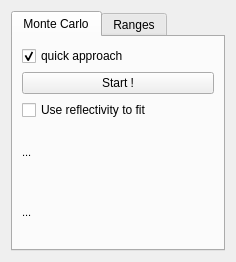
<?xml version="1.0" encoding="UTF-8"?>
<ui version="4.0">
 <class>Optimist</class>
 <widget class="QWidget" name="Optimist">
  <property name="geometry">
   <rect>
    <x>0</x>
    <y>0</y>
    <width>236</width>
    <height>262</height>
   </rect>
  </property>
  <property name="sizePolicy">
   <sizepolicy hsizetype="Preferred" vsizetype="Fixed">
    <horstretch>0</horstretch>
    <verstretch>0</verstretch>
   </sizepolicy>
  </property>
  <property name="windowTitle">
   <string>Optimist</string>
  </property>
  <layout class="QVBoxLayout" name="verticalLayout_2">
   <item>
    <widget class="QTabWidget" name="tabWidget">
     <property name="currentIndex">
      <number>0</number>
     </property>
     <widget class="QWidget" name="tab">
      <attribute name="title">
       <string>Monte Carlo</string>
      </attribute>
      <layout class="QVBoxLayout" name="verticalLayout">
       <item>
        <widget class="QCheckBox" name="qa">
         <property name="text">
          <string>quick approach</string>
         </property>
         <property name="checked">
          <bool>true</bool>
         </property>
        </widget>
       </item>
       <item>
        <widget class="QPushButton" name="pushButton">
         <property name="text">
          <string>Start !</string>
         </property>
         <property name="icon">
          <iconset resource="data.qrc">
           <normaloff>:/img/opti-icon.png</normaloff>:/img/opti-icon.png</iconset>
         </property>
        </widget>
       </item>
       <item>
        <widget class="QCheckBox" name="reflectivityfit">
         <property name="text">
          <string>Use reflectivity to fit</string>
         </property>
        </widget>
       </item>
       <item>
        <widget class="QLabel" name="label_8">
         <property name="text">
          <string>&lt;!DOCTYPE HTML PUBLIC &quot;-//W3C//DTD HTML 4.0//EN&quot; &quot;http://www.w3.org/TR/REC-html40/strict.dtd&quot;&gt;
&lt;html&gt;&lt;head&gt;&lt;meta name=&quot;qrichtext&quot; content=&quot;1&quot; /&gt;&lt;style type=&quot;text/css&quot;&gt;
p, li { white-space: pre-wrap; }
&lt;/style&gt;&lt;/head&gt;&lt;body style=&quot; font-family:'MS Shell Dlg 2'; font-size:8.25pt; font-weight:400; font-style:normal;&quot;&gt;
&lt;p style=&quot; margin-top:0px; margin-bottom:0px; margin-left:0px; margin-right:0px; -qt-block-indent:0; text-indent:0px;&quot;&gt;&lt;span style=&quot; font-size:8pt;&quot;&gt;...&lt;/span&gt;&lt;/p&gt;&lt;/body&gt;&lt;/html&gt;</string>
         </property>
        </widget>
       </item>
       <item>
        <widget class="QLabel" name="label_7">
         <property name="text">
          <string>&lt;!DOCTYPE HTML PUBLIC &quot;-//W3C//DTD HTML 4.0//EN&quot; &quot;http://www.w3.org/TR/REC-html40/strict.dtd&quot;&gt;
&lt;html&gt;&lt;head&gt;&lt;meta name=&quot;qrichtext&quot; content=&quot;1&quot; /&gt;&lt;style type=&quot;text/css&quot;&gt;
p, li { white-space: pre-wrap; }
&lt;/style&gt;&lt;/head&gt;&lt;body style=&quot; font-family:'MS Shell Dlg 2'; font-size:8.25pt; font-weight:400; font-style:normal;&quot;&gt;
&lt;p style=&quot; margin-top:0px; margin-bottom:0px; margin-left:0px; margin-right:0px; -qt-block-indent:0; text-indent:0px;&quot;&gt;&lt;span style=&quot; font-size:8pt;&quot;&gt;...&lt;/span&gt;&lt;/p&gt;&lt;/body&gt;&lt;/html&gt;</string>
         </property>
        </widget>
       </item>
      </layout>
     </widget>
     <widget class="QWidget" name="tab_2">
      <attribute name="title">
       <string>Ranges</string>
      </attribute>
      <layout class="QFormLayout" name="formLayout">
       <item row="0" column="0">
        <widget class="QLabel" name="label">
         <property name="text">
          <string>&lt;!DOCTYPE HTML PUBLIC &quot;-//W3C//DTD HTML 4.0//EN&quot; &quot;http://www.w3.org/TR/REC-html40/strict.dtd&quot;&gt;
&lt;html&gt;&lt;head&gt;&lt;meta name=&quot;qrichtext&quot; content=&quot;1&quot; /&gt;&lt;style type=&quot;text/css&quot;&gt;
p, li { white-space: pre-wrap; }
&lt;/style&gt;&lt;/head&gt;&lt;body style=&quot; font-family:'MS Shell Dlg 2'; font-size:8.25pt; font-weight:400; font-style:normal;&quot;&gt;
&lt;p style=&quot; margin-top:0px; margin-bottom:0px; margin-left:0px; margin-right:0px; -qt-block-indent:0; text-indent:0px;&quot;&gt;Δ &lt;span style=&quot; font-size:8pt;&quot;&gt;Ε&lt;/span&gt;&lt;span style=&quot; font-size:8pt; vertical-align:sub;&quot;&gt;inf&lt;/span&gt;&lt;span style=&quot; font-size:8pt;&quot;&gt;  &lt;/span&gt;&lt;/p&gt;&lt;/body&gt;&lt;/html&gt;</string>
         </property>
        </widget>
       </item>
       <item row="0" column="1">
        <widget class="QDoubleSpinBox" name="dsbI">
         <property name="decimals">
          <number>6</number>
         </property>
         <property name="minimum">
          <double>0.000000000000000</double>
         </property>
         <property name="maximum">
          <double>2147483647.000000000000000</double>
         </property>
         <property name="singleStep">
          <double>0.010000000000000</double>
         </property>
         <property name="value">
          <double>0.100000000000000</double>
         </property>
        </widget>
       </item>
       <item row="1" column="0">
        <widget class="QLabel" name="label_2">
         <property name="text">
          <string>&lt;!DOCTYPE HTML PUBLIC &quot;-//W3C//DTD HTML 4.0//EN&quot; &quot;http://www.w3.org/TR/REC-html40/strict.dtd&quot;&gt;
&lt;html&gt;&lt;head&gt;&lt;meta name=&quot;qrichtext&quot; content=&quot;1&quot; /&gt;&lt;style type=&quot;text/css&quot;&gt;
p, li { white-space: pre-wrap; }
&lt;/style&gt;&lt;/head&gt;&lt;body style=&quot; font-family:'MS Shell Dlg 2'; font-size:8.25pt; font-weight:400; font-style:normal;&quot;&gt;
&lt;p style=&quot; margin-top:0px; margin-bottom:0px; margin-left:0px; margin-right:0px; -qt-block-indent:0; text-indent:0px;&quot;&gt;Δ &lt;span style=&quot; font-size:8pt;&quot;&gt;Ε&lt;/span&gt;&lt;span style=&quot; font-size:8pt; vertical-align:sub;&quot;&gt;p&lt;/span&gt;&lt;span style=&quot; font-size:8pt;&quot;&gt;  &lt;/span&gt;&lt;/p&gt;&lt;/body&gt;&lt;/html&gt;</string>
         </property>
        </widget>
       </item>
       <item row="1" column="1">
        <widget class="QDoubleSpinBox" name="dsbP">
         <property name="decimals">
          <number>6</number>
         </property>
         <property name="minimum">
          <double>0.000000000000000</double>
         </property>
         <property name="maximum">
          <double>2147483647.000000000000000</double>
         </property>
         <property name="singleStep">
          <double>0.010000000000000</double>
         </property>
         <property name="value">
          <double>0.100000000000000</double>
         </property>
        </widget>
       </item>
       <item row="2" column="0">
        <widget class="QLabel" name="label_3">
         <property name="text">
          <string>&lt;!DOCTYPE HTML PUBLIC &quot;-//W3C//DTD HTML 4.0//EN&quot; &quot;http://www.w3.org/TR/REC-html40/strict.dtd&quot;&gt;
&lt;html&gt;&lt;head&gt;&lt;meta name=&quot;qrichtext&quot; content=&quot;1&quot; /&gt;&lt;style type=&quot;text/css&quot;&gt;
p, li { white-space: pre-wrap; }
&lt;/style&gt;&lt;/head&gt;&lt;body style=&quot; font-family:'MS Shell Dlg 2'; font-size:8.25pt; font-weight:400; font-style:normal;&quot;&gt;
&lt;p style=&quot; margin-top:0px; margin-bottom:0px; margin-left:0px; margin-right:0px; -qt-block-indent:0; text-indent:0px;&quot;&gt;Δ &lt;span style=&quot; font-size:8pt;&quot;&gt;Γ  &lt;/span&gt;&lt;/p&gt;&lt;/body&gt;&lt;/html&gt;</string>
         </property>
        </widget>
       </item>
       <item row="2" column="1">
        <widget class="QDoubleSpinBox" name="dsbG">
         <property name="decimals">
          <number>6</number>
         </property>
         <property name="minimum">
          <double>0.000000000000000</double>
         </property>
         <property name="maximum">
          <double>2147483647.000000000000000</double>
         </property>
         <property name="singleStep">
          <double>0.010000000000000</double>
         </property>
         <property name="value">
          <double>0.100000000000000</double>
         </property>
        </widget>
       </item>
       <item row="3" column="0">
        <widget class="QLabel" name="label_4">
         <property name="text">
          <string>&lt;!DOCTYPE HTML PUBLIC &quot;-//W3C//DTD HTML 4.0//EN&quot; &quot;http://www.w3.org/TR/REC-html40/strict.dtd&quot;&gt;
&lt;html&gt;&lt;head&gt;&lt;meta name=&quot;qrichtext&quot; content=&quot;1&quot; /&gt;&lt;style type=&quot;text/css&quot;&gt;
p, li { white-space: pre-wrap; }
&lt;/style&gt;&lt;/head&gt;&lt;body style=&quot; font-family:'MS Shell Dlg 2'; font-size:8.25pt; font-weight:400; font-style:normal;&quot;&gt;
&lt;p style=&quot; margin-top:0px; margin-bottom:0px; margin-left:0px; margin-right:0px; -qt-block-indent:0; text-indent:0px;&quot;&gt;Δ &lt;span style=&quot; font-size:8pt;&quot;&gt;Ek  &lt;/span&gt;&lt;/p&gt;&lt;/body&gt;&lt;/html&gt;</string>
         </property>
        </widget>
       </item>
       <item row="3" column="1">
        <widget class="QDoubleSpinBox" name="dsbEk">
         <property name="decimals">
          <number>6</number>
         </property>
         <property name="minimum">
          <double>0.000000000000000</double>
         </property>
         <property name="maximum">
          <double>2147483647.000000000000000</double>
         </property>
         <property name="singleStep">
          <double>0.010000000000000</double>
         </property>
         <property name="value">
          <double>0.100000000000000</double>
         </property>
        </widget>
       </item>
       <item row="4" column="0">
        <widget class="QLabel" name="label_5">
         <property name="text">
          <string>&lt;!DOCTYPE HTML PUBLIC &quot;-//W3C//DTD HTML 4.0//EN&quot; &quot;http://www.w3.org/TR/REC-html40/strict.dtd&quot;&gt;
&lt;html&gt;&lt;head&gt;&lt;meta name=&quot;qrichtext&quot; content=&quot;1&quot; /&gt;&lt;style type=&quot;text/css&quot;&gt;
p, li { white-space: pre-wrap; }
&lt;/style&gt;&lt;/head&gt;&lt;body style=&quot; font-family:'MS Shell Dlg 2'; font-size:8.25pt; font-weight:400; font-style:normal;&quot;&gt;
&lt;p style=&quot; margin-top:0px; margin-bottom:0px; margin-left:0px; margin-right:0px; -qt-block-indent:0; text-indent:0px;&quot;&gt;Δ &lt;span style=&quot; font-size:8pt;&quot;&gt;fk  &lt;/span&gt;&lt;/p&gt;&lt;/body&gt;&lt;/html&gt;</string>
         </property>
        </widget>
       </item>
       <item row="4" column="1">
        <widget class="QDoubleSpinBox" name="dsbFk">
         <property name="decimals">
          <number>6</number>
         </property>
         <property name="minimum">
          <double>0.000000000000000</double>
         </property>
         <property name="maximum">
          <double>2147483647.000000000000000</double>
         </property>
         <property name="singleStep">
          <double>0.010000000000000</double>
         </property>
         <property name="value">
          <double>0.100000000000000</double>
         </property>
        </widget>
       </item>
       <item row="5" column="0">
        <widget class="QLabel" name="label_6">
         <property name="text">
          <string>&lt;!DOCTYPE HTML PUBLIC &quot;-//W3C//DTD HTML 4.0//EN&quot; &quot;http://www.w3.org/TR/REC-html40/strict.dtd&quot;&gt;
&lt;html&gt;&lt;head&gt;&lt;meta name=&quot;qrichtext&quot; content=&quot;1&quot; /&gt;&lt;style type=&quot;text/css&quot;&gt;
p, li { white-space: pre-wrap; }
&lt;/style&gt;&lt;/head&gt;&lt;body style=&quot; font-family:'MS Shell Dlg 2'; font-size:8.25pt; font-weight:400; font-style:normal;&quot;&gt;
&lt;p style=&quot; margin-top:0px; margin-bottom:0px; margin-left:0px; margin-right:0px; -qt-block-indent:0; text-indent:0px;&quot;&gt;Δ &lt;span style=&quot; font-size:8pt;&quot;&gt;Gk  &lt;/span&gt;&lt;/p&gt;&lt;/body&gt;&lt;/html&gt;</string>
         </property>
        </widget>
       </item>
       <item row="5" column="1">
        <widget class="QDoubleSpinBox" name="dsbGk">
         <property name="decimals">
          <number>6</number>
         </property>
         <property name="minimum">
          <double>0.000000000000000</double>
         </property>
         <property name="maximum">
          <double>2147483647.000000000000000</double>
         </property>
         <property name="singleStep">
          <double>0.010000000000000</double>
         </property>
         <property name="value">
          <double>0.100000000000000</double>
         </property>
        </widget>
       </item>
      </layout>
     </widget>
    </widget>
   </item>
  </layout>
 </widget>
 <resources>
  <include location="data.qrc"/>
 </resources>
 <connections/>
</ui>
